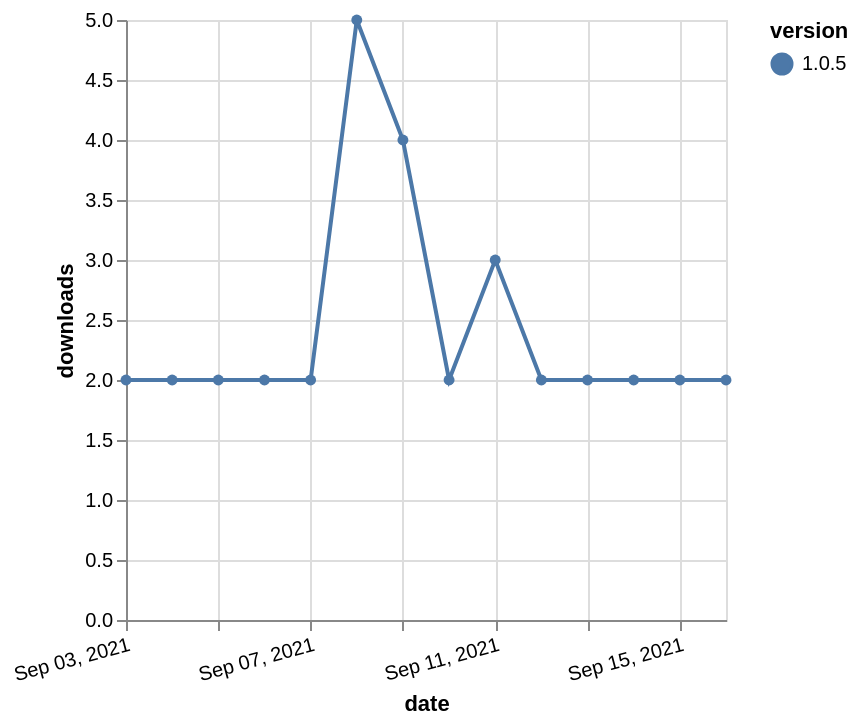

Describe this chart as a Vega-Lite specification.
### Vega-Lite specification from a JSON file in a GitHub repository (floating-point values rounded to 4 significant figures)
{"$schema": "https://vega.github.io/schema/vega-lite/v5.json", "description": "A simple bar chart with embedded data.", "data": {"values": [{"date": "2021-09-03", "total": 5209, "delta": 2, "version": "1.0.5"}, {"date": "2021-09-04", "total": 5211, "delta": 2, "version": "1.0.5"}, {"date": "2021-09-05", "total": 5213, "delta": 2, "version": "1.0.5"}, {"date": "2021-09-06", "total": 5215, "delta": 2, "version": "1.0.5"}, {"date": "2021-09-07", "total": 5217, "delta": 2, "version": "1.0.5"}, {"date": "2021-09-08", "total": 5222, "delta": 5, "version": "1.0.5"}, {"date": "2021-09-09", "total": 5226, "delta": 4, "version": "1.0.5"}, {"date": "2021-09-10", "total": 5228, "delta": 2, "version": "1.0.5"}, {"date": "2021-09-11", "total": 5231, "delta": 3, "version": "1.0.5"}, {"date": "2021-09-12", "total": 5233, "delta": 2, "version": "1.0.5"}, {"date": "2021-09-13", "total": 5235, "delta": 2, "version": "1.0.5"}, {"date": "2021-09-14", "total": 5237, "delta": 2, "version": "1.0.5"}, {"date": "2021-09-15", "total": 5239, "delta": 2, "version": "1.0.5"}, {"date": "2021-09-16", "total": 5241, "delta": 2, "version": "1.0.5"}]}, "width": "container", "mark": {"type": "line", "point": {"filled": true}}, "encoding": {"x": {"field": "date", "type": "temporal", "timeUnit": "yearmonthdate", "title": "date", "axis": {"labelAngle": -15}}, "y": {"field": "delta", "type": "quantitative", "title": "downloads"}, "color": {"field": "version", "type": "nominal"}, "tooltip": {"field": "delta"}}}
